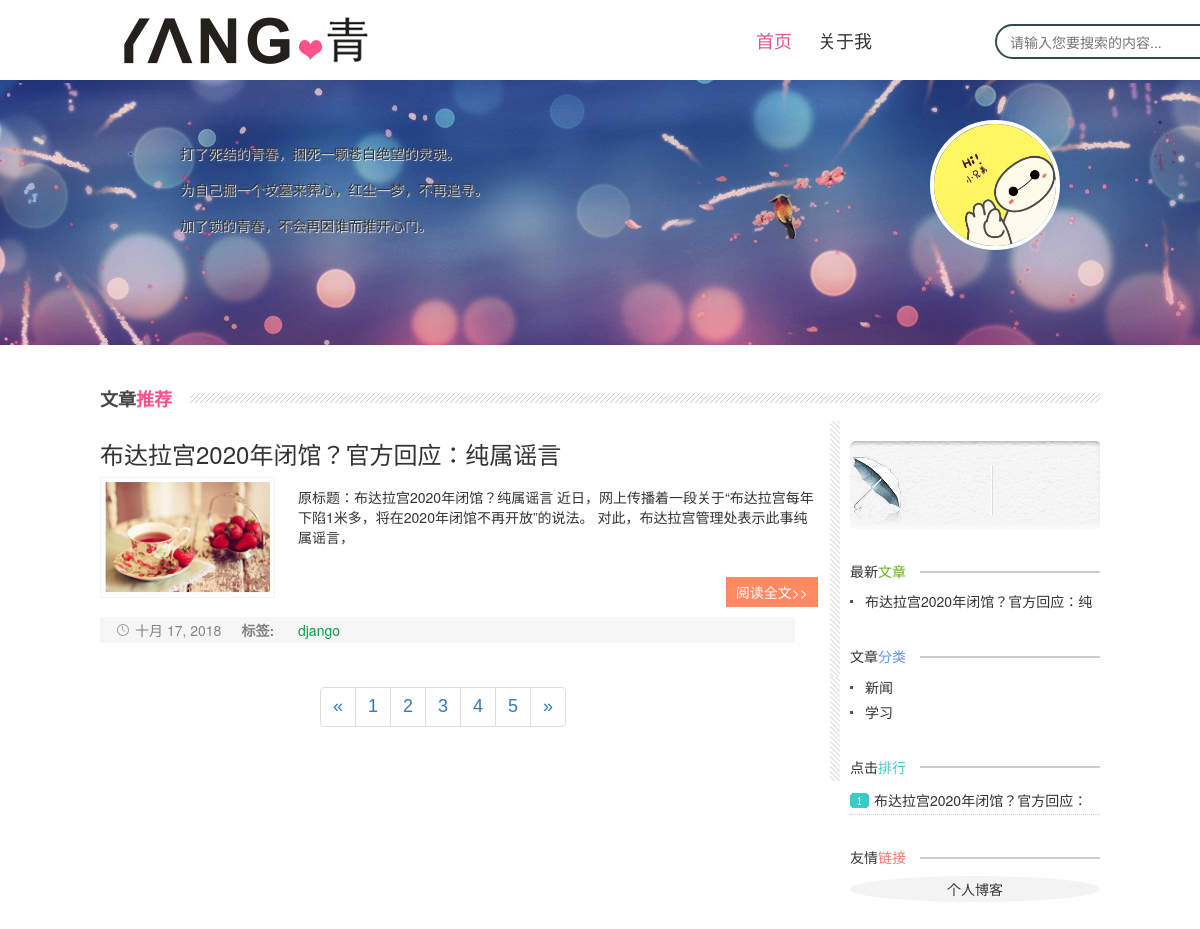
The app's page /, older data.
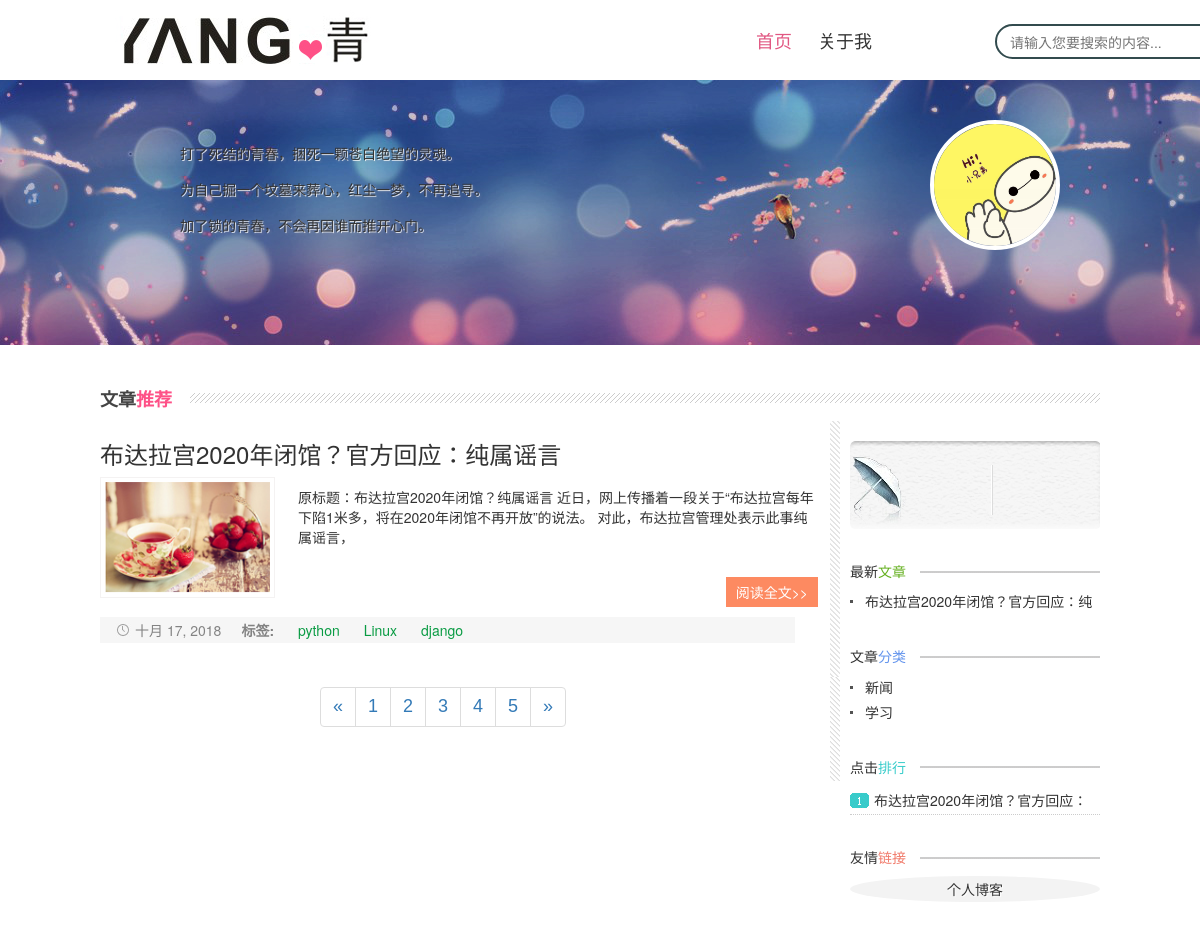
The same page, newer data.
### posts/models.py (models this page shows, shortened)
class Post(models.Model):
    title = models.CharField(verbose_name='标题', max_length=50)
    content = models.TextField(verbose_name='正文')
    created_time = models.DateField(verbose_name='创建时间', auto_now_add=True)
    active = models.BooleanField(verbose_name='是否激活', default=True)
    cover = models.ImageField(verbose_name='封面', default='default.jpg',
                              upload_to='avatar/%Y/%m/%d')
    view_nums = models.IntegerField(verbose_name='访问量', null=True, blank=True)
    comment = models.TextField(verbose_name='评论')
    labels = models.ManyToManyField('Labels',verbose_name='标签')
    category = models.ForeignKey('Category',verbose_name='类别')
    class Meta:
        verbose_name = '文章'
        verbose_name_plural = '文章'

class Labels(models.Model):
    name = models.CharField(verbose_name='标签', max_length=10)
    def __str__(self):
        return self.name
    class Meta:
        verbose_name = '标签'
        verbose_name_plural = '标签'

class Category(models.Model):
    name = models.CharField(verbose_name='类别', max_length=20)
    class Meta:
        verbose_name = '分类'
        verbose_name_plural = '分类'

### posts/views.py (the view)
# urls.py: url(r'^$', index),
def index(request):
    posts, categories, last_posts, rank_posts = aside_data()
    return render(request, 'posts/index.html', locals())

### posts/views.py (called while the page is built)
def aside_data():
    posts = Post.objects.filter(active=True)
    categories = Category.objects.all()
    last_posts = posts.order_by('-created_time')[:5]
    rank_posts = posts.order_by('-view_nums')[:5]
    return posts, categories, last_posts, rank_posts

### posts/templates/posts/index.html
{% extends 'base.html' %}
{% block content %}
    <h2 class="title_tj">
        <p>文章<span>推荐</span></p>
    </h2>
    <div class="bloglist left">
        {% for post in posts %}
            <a href="{% url 'posts:detail' post.id %}">
                <h3>{{ post.title }}</h3>
                <figure><img src="/static/images/{{ post.cover }}"></figure>
            </a>
            <ul>
                <p>{{ post.content | truncatechars:90 }}</p>
                <a title="/" href="{% url 'posts:detail' post.id %}" class="readmore">阅读全文>></a>
            </ul>
            <p class="dateview"><span>{{ post.created_time }}</span><span><b>标签:</b></span>
                {% for lab in post.labels.all %}
                    <span><a href="/search/?kw={{ lab }}">{{ lab }}</a></span>
                {% endfor %}
            </p>
        {% endfor %}
        {% block page %}
            <nav aria-label="Page navigation" class="bloglist left">
                <ul class="pagination" style="float:none;margin-bottom: 50px">
                    <li>
                        <a href="#" aria-label="Previous">
                            <span aria-hidden="true">&laquo;</span>
                        </a>
                    </li>
                    <li><a href="#">1</a></li>
                    <li><a href="#">2</a></li>
                    <li><a href="#">3</a></li>
                    <li><a href="#">4</a></li>
                    <li><a href="#">5</a></li>
                    <li>
                        <a href="#" aria-label="Next">
                            <span aria-hidden="true">&raquo;</span>
                        </a>
                    </li>
                </ul>
            </nav>
        {% endblock %}
    </div>
{% endblock %}

### templates/base.html (shortened to what this page needs)
{% block header %}
    <!doctype html>
    <html>
    <head>
        <link href="/static/css/base.css" rel="stylesheet">
        <link href="/static/css/index.css" rel="stylesheet">
        <link href="/static/css/new.css" rel="stylesheet">
        <link href="http://cdn.bootcss.com/font-awesome/4.7.0/css/font-awesome.min.css" rel="stylesheet">
        <link href="https://cdn.jsdelivr.net/npm/bootstrap@3.3.7/dist/css/bootstrap.min.css" rel="stylesheet">
    </head>
    <body>
    <div class="container-fluid">
        <div class="row">
            <header>
                <div class="col-md-4">
                    <div id="logo"><a href="/"></a></div>
                </div>
                <div class="col-md-5">
                    <nav class="topnav" id="topnav"><a href="{% url 'posts:index' %}"><span>首页</span></a><a
                            href="#"><span>关于我</span><span class="en">About</span></a>
                    </nav>
                </div>
                <div class="col-md-2">
                    <div class="search bar">
                        <form action="{% url 'posts:search' %}">
                            <input type="text" name='kw' placeholder="请输入您要搜索的内容...">
                        </form>
                    </div>
                </div>
            </header>
        </div>
    </div>
    <div class="banner">
        <section class="box">
            <ul class="texts">
                <p>打了死结的青春，捆死一颗苍白绝望的灵魂。</p>
                <p>为自己掘一个坟墓来葬心，红尘一梦，不再追寻。</p>
                <p>加了锁的青春，不会再因谁而推开心门。</p>
            </ul>
            <div class="avatar"><a href="#"><span>平风</span></a></div>
        </section>
    </div>
{% endblock %}
<article>
    {% block content %}
    {% endblock %}
    {% block aside %}
        <aside class="right">
            <div class="weather">
                <iframe width="250" scrolling="no" height="60" frameborder="0" allowtransparency="true"
                        src="http://i.tianqi.com/index.php?c=code&id=12&icon=1&num=1"></iframe>
            </div>
            <div class="news">
                <h3 class="last_posts">
                    <p>最新<span>文章</span></p>
                </h3>
                <ul class="rank">
                    {% for post in last_posts %}
                        <li><a href="{% url 'posts:detail' post.id %}" title={{ post.title }}>{{ post.title }}</a></li>
                    {% endfor %}
                </ul>
                <h3 class="cate">
                    <p>文章<span>分类</span></p>
                </h3>
                <ul class="rank">
                    {% for categroy in categories %}
                        <li><a href="{% url 'posts:categories' categroy.pk %}"
                               title={{ categroy.name }}>{{ categroy.name }}</a></li>
                    {% endfor %}
                </ul>
                <h3 class="ph">
                    <p>点击<span>排行</span></p>
                </h3>
                <ul class="category">
                    {% for post in rank_posts %}
                        <li><a href="{% url 'posts:detail' post.id %}" title="{{ post.title }}">{{ post.title }}</a>
                        </li>
                    {% endfor %}
                </ul>
                <h3 class="links">
                    <p>友情<span>链接</span></p>
                </h3>
                <ul class="website">
                    <li><a href="/">个人博客</a></li>
                </ul>
            </div>
        </aside>
    {% endblock %}
</article>
</body>
</html>

### posts/static/css/base.css (style rules this page uses)
* { margin: 0; padding: 0 }
body { font: 12px "����", Arial, Helvetica, sans-serif; color: #756F71 }
img { border: 0; display: block }
ul { list-style: none; }
a:link, a:visited { text-decoration: none; color: #333; }
.left { float: left; }
.right { float: right; }
.box { width:1000px; margin:auto; overflow:hidden }
header { width: 100%; margin: auto; height: 80px; position: relative; overflow: hidden }
#logo a { width: 260px; height: 60px; margin: 10px 0 0 0; position: absolute; background: url(../images/logo.jpg) no-repeat; display: block }
nav { float: right; width: 100%; margin: 30px 0 0 0; text-align: right }
nav a { position: relative; display: inline-block; font-size: 18px; font-family: "΢���ź�", Arial, Helvetica, sans-serif; }
.topnav a { margin: 0 5px; padding: 0 8px; }
.topnav a span:first-child { z-index: 2; display: block; }
#topnav_current { color: #e15782; }
article { width: 1000px; margin: 20px auto; overflow: hidden }
aside { width: 250px; }
div#logo { padding-left: 100px; }
div.search { padding: 30px; float: left; display: block; margin-top: -6px; }
form { position: relative; width: 300px; margin: 0 auto; }
input, button { border: none; outline: none; }
input { width: 100%; height: 35px; padding-left: 13px; padding-right: 46px; }
.bar form { height: 42px; }
.bar input { width: 250px; border-radius: 42px; border: 2px solid #324B4E; transition: .3s linear; float: right; }

### posts/static/css/new.css (style rules this page uses)
.rank li { height: 25px; line-height: 25px; clear: both; padding-left: 5px; overflow: hidden; padding-left: 15px; background: url(../images/li.jpg) no-repeat left center; }
.rank { margin: 10px 0 }
.rank li a { color: #333; }
.category { background: url(../images/ph.jpg) no-repeat left 8px; margin: 10px 0 }
.category li { line-height: 30px; height: 30px; overflow: hidden; padding-left: 24px; border-bottom: #CCC dotted 1px }
.news h3, .visitors h3 { margin-top: 35px; font-size: 14px; background: url(../images/r_title_bg.jpg) repeat-x center; }
.news h3 p, .visitors h3 p { background: #fff; width: 70px }
.news h3 span { color: #65b020 }
.news h3.ph span { color: #37ccca; }
.news h3.links span { color: #F17B6B; }
.news ul { margin-bottom: 20px }

Row changes from the older to the newer data that the page shows:
changed Post "布达拉宫2020年闭馆？官方回应：纯属谣言": gains Labels (name "python"); gains Labels (name "Linux")
